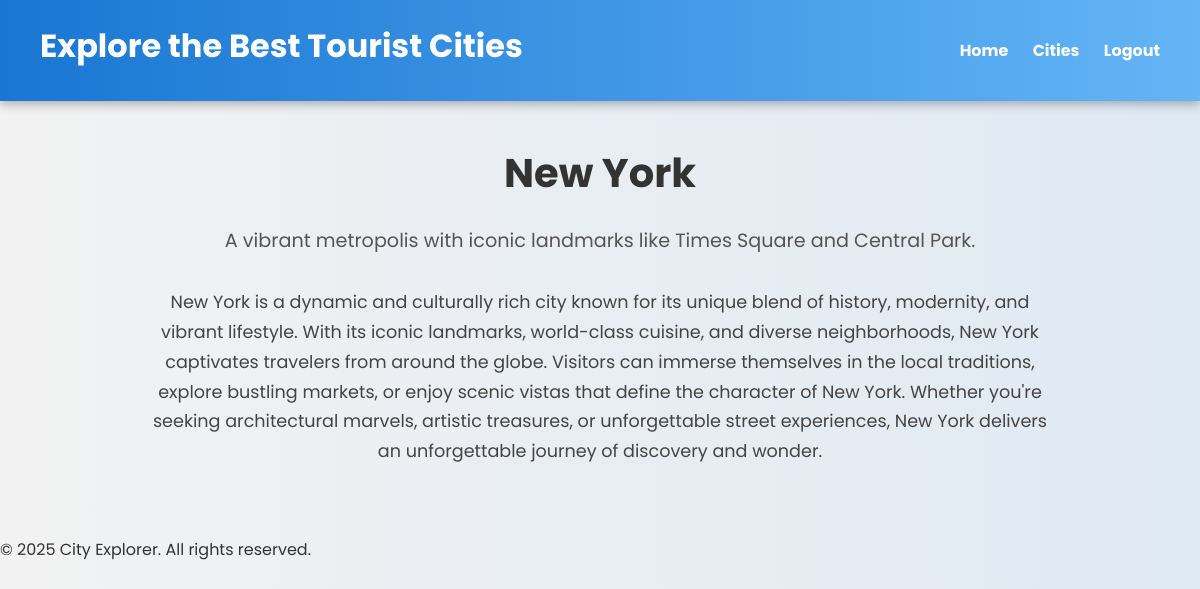
The app's page /city.php?id=6 (signed in) with its own data.
### tables this page shows
CREATE TABLE `cities` (
  `id` int(11) NOT NULL,
  `name` varchar(100) NOT NULL,
  `country` varchar(100) NOT NULL,
  `description` text DEFAULT NULL,
  `description2` text NOT NULL,
  `image` varchar(255) DEFAULT NULL,
  `travel_style` varchar(50) DEFAULT NULL,
  `climate` varchar(50) DEFAULT NULL
);

### city.php (the view, shortened to what this page needs)
<?php
include 'main_header.php';
include 'db.php';
?>
<?php
$cityId = isset($_GET['id']) ? (int)$_GET['id'] : 1;
$stmt = $conn->prepare("SELECT * FROM cities WHERE id = ?");
$stmt->execute([$cityId]);
$city = $stmt->fetch(PDO::FETCH_ASSOC);
?>
<div class="city-detail-container">
    <h1 class="city-detail-title"><?php echo htmlspecialchars($city['name']); ?></h1>
    <p class="city-detail-description">
        <?php echo nl2br(htmlspecialchars($city['description'])); ?>
    </p>
    <?php if (!empty($city['description2'])): ?>
        <div class="city-detail-description2-container">
            <p class="city-detail-description2">
                <?php echo nl2br(htmlspecialchars($city['description2'])); ?>
            </p>
        </div>
    <?php endif; ?>
</div>
<?php include 'footer.php'; ?>

### main_header.php (shortened to what this page needs)
<!DOCTYPE html>
<html lang="en">
<head>
    <link rel="stylesheet" href="style.css">
</head>
<body>
<header class="main-header">
    <h1>Explore the Best Tourist Cities</h1>
    <nav>
        <a href="homepage.php">Home</a>
        <a href="cities.php">Cities</a>
        <a href="logout.php">Logout</a>
    </nav>
</header>

### footer.php
<footer class="main-footer">
    <p>&copy; <?= date('Y') ?> City Explorer. All rights reserved.</p>
</footer>
</body>
</html>

### style.css (style rules this page uses)
* { margin: 0; padding: 0; box-sizing: border-box; }
body { margin: 0; padding: 0; background: linear-gradient(to right, #f2f2f2, #dfe9f3); font-family: 'Poppins', sans-serif; color: #333; line-height: 1.6; min-height: 100vh; }
.main-header { background: linear-gradient(to right, #1976d2, #64b5f6); color: white; padding: 20px 40px; display: flex; justify-content: space-between; align-items: center; box-shadow: 0 3px 10px rgba(0, 0, 0, 0.3); }
.main-header nav a { color: white; margin-left: 20px; text-decoration: none; font-weight: bold; transition: color 0.3s ease; }
h1, h2, h3 { margin-bottom: 10px; }
p { margin-bottom: 15px; font-size: 1rem; }
.city-detail-container { padding: 40px; text-align: center; }
.city-detail-title { font-size: 2.5rem; margin-bottom: 20px; color: #333; }
.city-detail-description { font-size: 1.2rem; max-width: 800px; margin: auto; color: #555; line-height: 1.7; }
.city-detail-description2-container { margin-top: 30px; }
.city-detail-description2 { font-size: 1.1rem; max-width: 900px; margin: auto; color: #444; line-height: 1.7; }

### records on screen
cities: name "New York", description "A vibrant metropolis with iconic landmarks like Times Square and Central Park.", description2 "New York is a dynamic and culturally rich city known for its unique blend of history, modernity, and vibrant lifestyle. With its iconic landmarks, world-class cuisine, and diverse neighborhoods, New York captivates travelers from around the globe. Visitors can immerse themselves in the local traditions, explore bustling markets, or enjoy scenic vistas that define the character of New York. Whether you're seeking architectural marvels, artistic treasures, or unforgettable street experiences, New York delivers an unforgettable journey of discovery and wonder."
